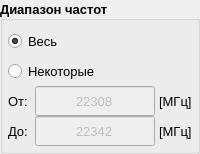
                    <widget class="QGroupBox" name="groupBox_frequency_range">
                     <property name="minimumSize">
                      <size>
                       <width>0</width>
                       <height>100</height>
                      </size>
                     </property>
                     <property name="maximumSize">
                      <size>
                       <width>16777215</width>
                       <height>16777215</height>
                      </size>
                     </property>
                     <property name="sizeIncrement">
                      <size>
                       <width>0</width>
                       <height>0</height>
                      </size>
                     </property>
                     <property name="baseSize">
                      <size>
                       <width>0</width>
                       <height>0</height>
                      </size>
                     </property>
                     <property name="font">
                      <font>
                       <pointsize>10</pointsize>
                       <weight>75</weight>
                       <bold>true</bold>
                      </font>
                     </property>
                     <property name="cursor">
                      <cursorShape>ArrowCursor</cursorShape>
                     </property>
                     <property name="mouseTracking">
                      <bool>false</bool>
                     </property>
                     <property name="tabletTracking">
                      <bool>false</bool>
                     </property>
                     <property name="styleSheet">
                      <string notr="true"/>
                     </property>
                     <property name="title">
                      <string>Диапазон частот</string>
                     </property>
                     <property name="alignment">
                      <set>Qt::AlignLeading|Qt::AlignLeft|Qt::AlignVCenter</set>
                     </property>
                     <property name="flat">
                      <bool>true</bool>
                     </property>
                     <property name="checkable">
                      <bool>false</bool>
                     </property>
                     <layout class="QVBoxLayout" name="layout_frequency_range">
                      <property name="spacing">
                       <number>0</number>
                      </property>
                      <property name="leftMargin">
                       <number>5</number>
                      </property>
                      <property name="topMargin">
                       <number>5</number>
                      </property>
                      <property name="rightMargin">
                       <number>5</number>
                      </property>
                      <property name="bottomMargin">
                       <number>5</number>
                      </property>
                      <item>
                       <widget class="QRadioButton" name="radioButton_all_range">
                        <property name="minimumSize">
                         <size>
                          <width>0</width>
                          <height>30</height>
                         </size>
                        </property>
                        <property name="font">
                         <font>
                          <pointsize>10</pointsize>
                          <weight>50</weight>
                          <bold>false</bold>
                         </font>
                        </property>
                        <property name="cursor">
                         <cursorShape>PointingHandCursor</cursorShape>
                        </property>
                        <property name="styleSheet">
                         <string notr="true"/>
                        </property>
                        <property name="text">
                         <string>Весь</string>
                        </property>
                        <property name="checked">
                         <bool>true</bool>
                        </property>
                       </widget>
                      </item>
                      <item>
                       <widget class="QRadioButton" name="radioButton_selected_range">
                        <property name="minimumSize">
                         <size>
                          <width>0</width>
                          <height>30</height>
                         </size>
                        </property>
                        <property name="font">
                         <font>
                          <pointsize>10</pointsize>
                          <weight>50</weight>
                          <bold>false</bold>
                         </font>
                        </property>
                        <property name="cursor">
                         <cursorShape>PointingHandCursor</cursorShape>
                        </property>
                        <property name="styleSheet">
                         <string notr="true">QRadioButton {
	/* задает иконку */
	background-image: url(:/update/resource/update/update1_white_18dp.svg);
    background-position:  senter ;
	background-position: right;
    background-repeat: no-repeat;
} 
/* срабатывает, при нажатии*/
QRadioButton:pressed      {
background-image: url(:/update/resource/update/update2_white_18dp.svg);
}</string>
                        </property>
                        <property name="text">
                         <string>Некоторые</string>
                        </property>
                        <property name="checked">
                         <bool>false</bool>
                        </property>
                       </widget>
                      </item>
                      <item>
                       <widget class="QWidget" name="widget_start_range" native="true">
                        <property name="sizePolicy">
                         <sizepolicy hsizetype="Ignored" vsizetype="Preferred">
                          <horstretch>0</horstretch>
                          <verstretch>0</verstretch>
                         </sizepolicy>
                        </property>
                        <property name="minimumSize">
                         <size>
                          <width>0</width>
                          <height>30</height>
                         </size>
                        </property>
                        <property name="styleSheet">
                         <string notr="true"/>
                        </property>
                        <layout class="QHBoxLayout" name="layout_start_range">
                         <property name="spacing">
                          <number>0</number>
                         </property>
                         <property name="sizeConstraint">
                          <enum>QLayout::SetDefaultConstraint</enum>
                         </property>
                         <property name="leftMargin">
                          <number>0</number>
                         </property>
                         <property name="topMargin">
                          <number>0</number>
                         </property>
                         <property name="rightMargin">
                          <number>0</number>
                         </property>
                         <property name="bottomMargin">
                          <number>0</number>
                         </property>
                         <item>
                          <widget class="QLabel" name="label_text_start_range">
                           <property name="sizePolicy">
                            <sizepolicy hsizetype="Preferred" vsizetype="Preferred">
                             <horstretch>0</horstretch>
                             <verstretch>0</verstretch>
                            </sizepolicy>
                           </property>
                           <property name="minimumSize">
                            <size>
                             <width>0</width>
                             <height>30</height>
                            </size>
                           </property>
                           <property name="font">
                            <font>
                             <pointsize>10</pointsize>
                             <weight>50</weight>
                             <bold>false</bold>
                            </font>
                           </property>
                           <property name="text">
                            <string>От: </string>
                           </property>
                          </widget>
                         </item>
                         <item>
                          <widget class="QLineEdit" name="lineEdit_start_range">
                           <property name="enabled">
                            <bool>false</bool>
                           </property>
                           <property name="sizePolicy">
                            <sizepolicy hsizetype="Expanding" vsizetype="Fixed">
                             <horstretch>0</horstretch>
                             <verstretch>0</verstretch>
                            </sizepolicy>
                           </property>
                           <property name="minimumSize">
                            <size>
                             <width>0</width>
                             <height>30</height>
                            </size>
                           </property>
                           <property name="maximumSize">
                            <size>
                             <width>120</width>
                             <height>30</height>
                            </size>
                           </property>
                           <property name="font">
                            <font>
                             <pointsize>10</pointsize>
                             <weight>50</weight>
                             <bold>false</bold>
                            </font>
                           </property>
                           <property name="styleSheet">
                            <string notr="true"/>
                           </property>
                           <property name="text">
                            <string notr="true">22308</string>
                           </property>
                           <property name="maxLength">
                            <number>10</number>
                           </property>
                           <property name="alignment">
                            <set>Qt::AlignCenter</set>
                           </property>
                           <property name="dragEnabled">
                            <bool>false</bool>
                           </property>
                          </widget>
                         </item>
                         <item>
                          <widget class="QLabel" name="label_text_units_start_range">
                           <property name="sizePolicy">
                            <sizepolicy hsizetype="Preferred" vsizetype="Preferred">
                             <horstretch>0</horstretch>
                             <verstretch>0</verstretch>
                            </sizepolicy>
                           </property>
                           <property name="minimumSize">
                            <size>
                             <width>0</width>
                             <height>30</height>
                            </size>
                           </property>
                           <property name="font">
                            <font>
                             <pointsize>10</pointsize>
                             <weight>50</weight>
                             <bold>false</bold>
                            </font>
                           </property>
                           <property name="text">
                            <string> [МГц]</string>
                           </property>
                           <property name="alignment">
                            <set>Qt::AlignCenter</set>
                           </property>
                          </widget>
                         </item>
                        </layout>
                       </widget>
                      </item>
                      <item>
                       <widget class="QWidget" name="widget_end_range" native="true">
                        <property name="sizePolicy">
                         <sizepolicy hsizetype="Ignored" vsizetype="Preferred">
                          <horstretch>0</horstretch>
                          <verstretch>0</verstretch>
                         </sizepolicy>
                        </property>
                        <property name="minimumSize">
                         <size>
                          <width>0</width>
                          <height>30</height>
                         </size>
                        </property>
                        <property name="styleSheet">
                         <string notr="true"/>
                        </property>
                        <layout class="QHBoxLayout" name="layout_end_range">
                         <property name="spacing">
                          <number>0</number>
                         </property>
                         <property name="sizeConstraint">
                          <enum>QLayout::SetDefaultConstraint</enum>
                         </property>
                         <property name="leftMargin">
                          <number>0</number>
                         </property>
                         <property name="topMargin">
                          <number>0</number>
                         </property>
                         <property name="rightMargin">
                          <number>0</number>
                         </property>
                         <property name="bottomMargin">
                          <number>0</number>
                         </property>
                         <item>
                          <widget class="QLabel" name="label_text_end_range">
                           <property name="sizePolicy">
                            <sizepolicy hsizetype="Preferred" vsizetype="Preferred">
                             <horstretch>0</horstretch>
                             <verstretch>0</verstretch>
                            </sizepolicy>
                           </property>
                           <property name="minimumSize">
                            <size>
                             <width>0</width>
                             <height>30</height>
                            </size>
                           </property>
                           <property name="font">
                            <font>
                             <pointsize>10</pointsize>
                             <weight>50</weight>
                             <bold>false</bold>
                            </font>
                           </property>
                           <property name="styleSheet">
                            <string notr="true"/>
                           </property>
                           <property name="text">
                            <string>До: </string>
                           </property>
                          </widget>
                         </item>
                         <item>
                          <widget class="QLineEdit" name="lineEdit_end_range">
                           <property name="enabled">
                            <bool>false</bool>
                           </property>
                           <property name="sizePolicy">
                            <sizepolicy hsizetype="Expanding" vsizetype="Fixed">
                             <horstretch>0</horstretch>
                             <verstretch>0</verstretch>
                            </sizepolicy>
                           </property>
                           <property name="minimumSize">
                            <size>
                             <width>120</width>
                             <height>30</height>
                            </size>
                           </property>
                           <property name="maximumSize">
                            <size>
                             <width>120</width>
                             <height>30</height>
                            </size>
                           </property>
                           <property name="font">
                            <font>
                             <pointsize>10</pointsize>
                             <weight>50</weight>
                             <bold>false</bold>
                            </font>
                           </property>
                           <property name="styleSheet">
                            <string notr="true"/>
                           </property>
                           <property name="text">
                            <string notr="true">22342</string>
                           </property>
                           <property name="maxLength">
                            <number>10</number>
                           </property>
                           <property name="alignment">
                            <set>Qt::AlignCenter</set>
                           </property>
                           <property name="dragEnabled">
                            <bool>false</bool>
                           </property>
                          </widget>
                         </item>
                         <item>
                          <widget class="QLabel" name="label_text_units_end_range">
                           <property name="sizePolicy">
                            <sizepolicy hsizetype="Preferred" vsizetype="Preferred">
                             <horstretch>0</horstretch>
                             <verstretch>0</verstretch>
                            </sizepolicy>
                           </property>
                           <property name="minimumSize">
                            <size>
                             <width>0</width>
                             <height>30</height>
                            </size>
                           </property>
                           <property name="font">
                            <font>
                             <pointsize>10</pointsize>
                             <weight>50</weight>
                             <bold>false</bold>
                            </font>
                           </property>
                           <property name="styleSheet">
                            <string notr="true"/>
                           </property>
                           <property name="text">
                            <string> [МГц]</string>
                           </property>
                           <property name="alignment">
                            <set>Qt::AlignCenter</set>
                           </property>
                          </widget>
                         </item>
                        </layout>
                       </widget>
                      </item>
                     </layout>
                    </widget>
